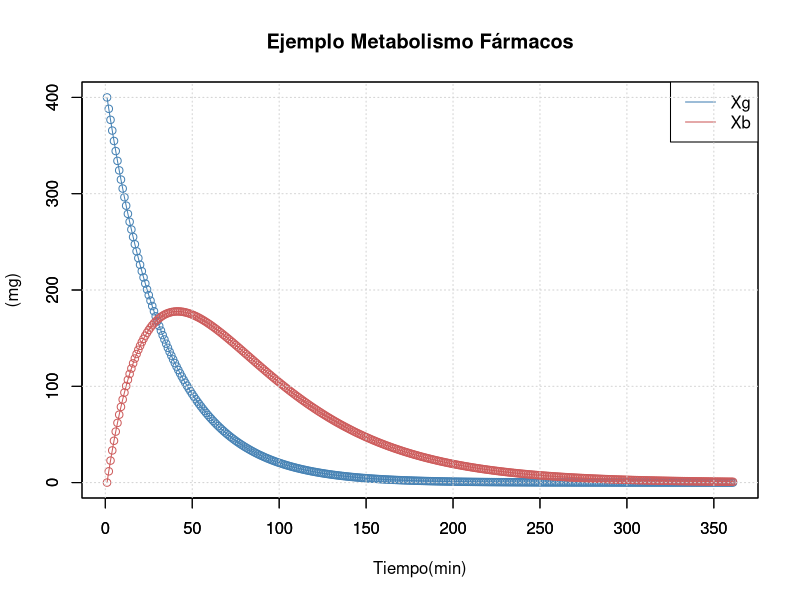
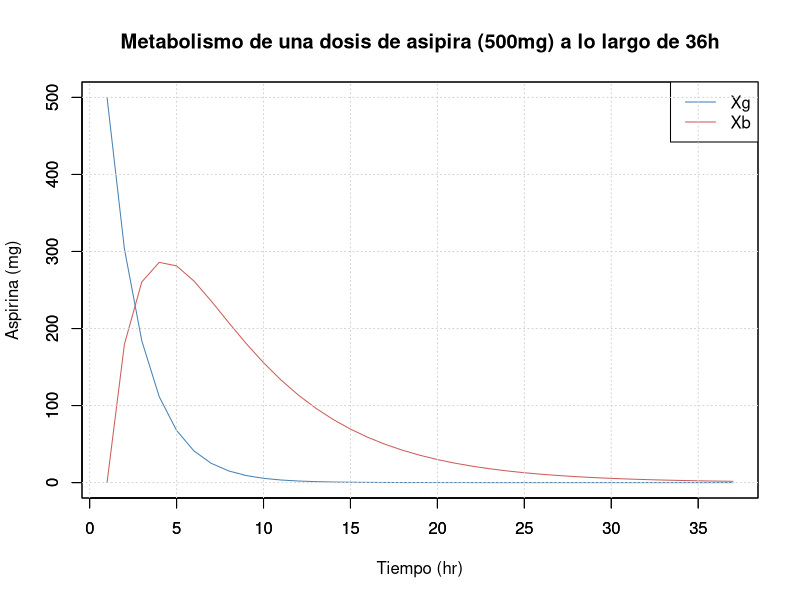

Generate these figures, in order, with R:
## ---- chunk 1
library(deSolve)
## ---- chunk 2
ed.sol = function(t, state, parms)
{
  with(as.list(state),
       {
         dxdt = rep(0, length(state))
         dxdt[1] = -a*Xg
         dxdt[2] = (a*Xg)-(k*Xb)
         return(list(dxdt))
       })
}
 
## ---- chunk 3
Xg = 400
Xb = 0
a = 0.03
t = seq(0,360,1)
k = 0.02 #Agregamos la tasa de eliminación del fármaco del torrente sanguíneo
#con el tiempo
init = c(Xg=Xg, Xb= Xb)

# (4) Encontramos la solución con la función ode
miOutput = ode(y=init, times = t, func = ed.sol, parms = NULL)
## ---- chunk 4
# (5) Resultado
head(miOutput)
## ---- chunk 5
# (6) Gráfico
plot(miOutput[,2], type = "o", xlab = "Tiempo(min)", ylab = "(mg)", ylim=c(0,400), col="steelblue", main="Ejemplo Metabolismo Fármacos")
par(new=T)
plot(miOutput[,3], type = "o", xlab = "", ylab = "", col="indianred", ylim=c(0,400))
legend("topright", c("Xg", "Xb"), col = c("steelblue", "indianred"),lty=1)
grid()
## ---- chunk 6
ed.sol1 = function(t1, state1, parms)
{
  with(as.list(state1),
       {
         dxdt1 = rep(0, length(state1))
         dxdt1[1] = -a1*Xg1
         dxdt1[2] = (a1*Xg1)-(k1*Xb1)
         return(list(dxdt1))
       })
}
## ---- chunk 7
Xg1 = 500
Xb1 = 0
a1 = 0.5
t1 = seq(0,36,1)
k1 = 0.17 #Agregamos la tasa de eliminación del fármaco del torrente sanguíneo
#con el tiempo
init1 = c(Xg1=Xg1, Xb1 = Xb1)

# (4) Encontramos la solución con la función ode
miOutput1 = ode(y=init1, times = t1, func = ed.sol1, parms = NULL)
## ---- chunk 8
# (5) Resultado
head(miOutput1)
## ---- chunk 9
# (6) Gráfico
plot(miOutput1[,2], type = "l", xlab = "Tiempo (hr)", ylab = "Aspirina (mg)", ylim=c(0,500), col="steelblue", main="Metabolismo de una dosis de asipira (500mg) a lo largo de 36h")
par(new=T)
plot(miOutput1[,3], type = "l", xlab = "", ylab = "", col="indianred", ylim=c(0,500))
legend("topright", c("Xg", "Xb"), col = c("steelblue", "indianred"),lty=1)
grid()
